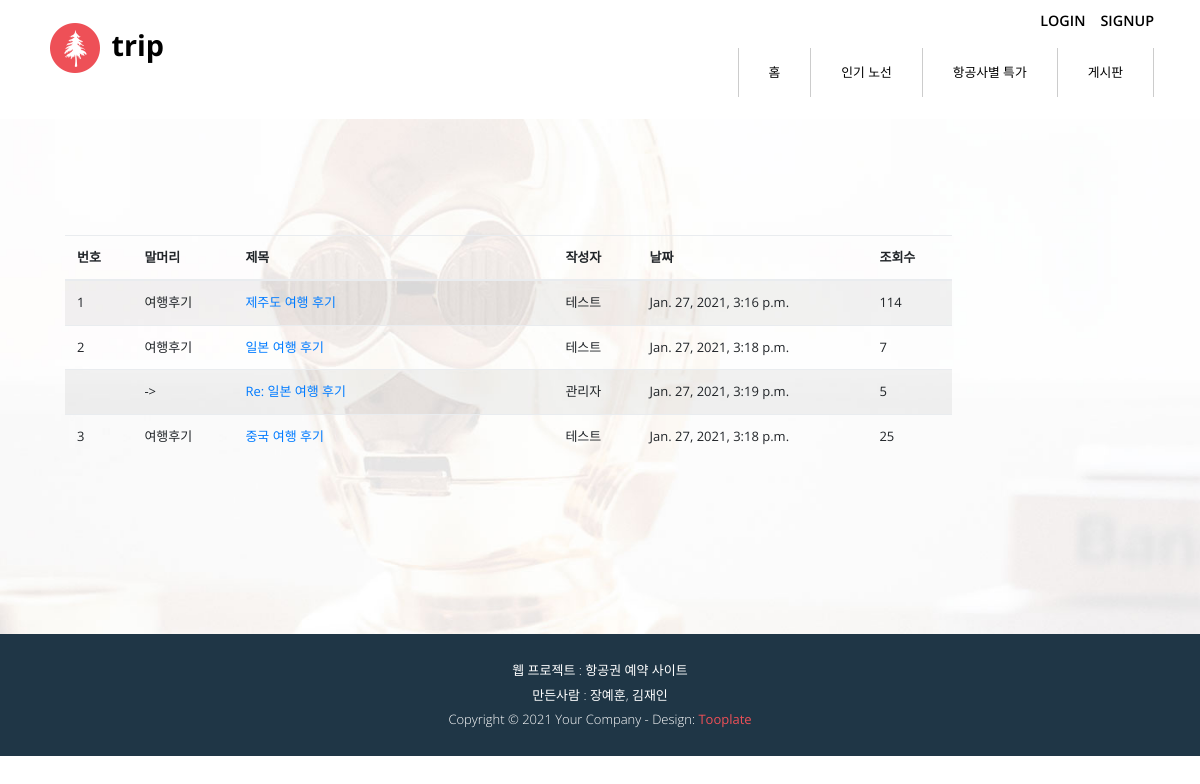
/board_app/board_list, run on an earlier commit of the app's database.
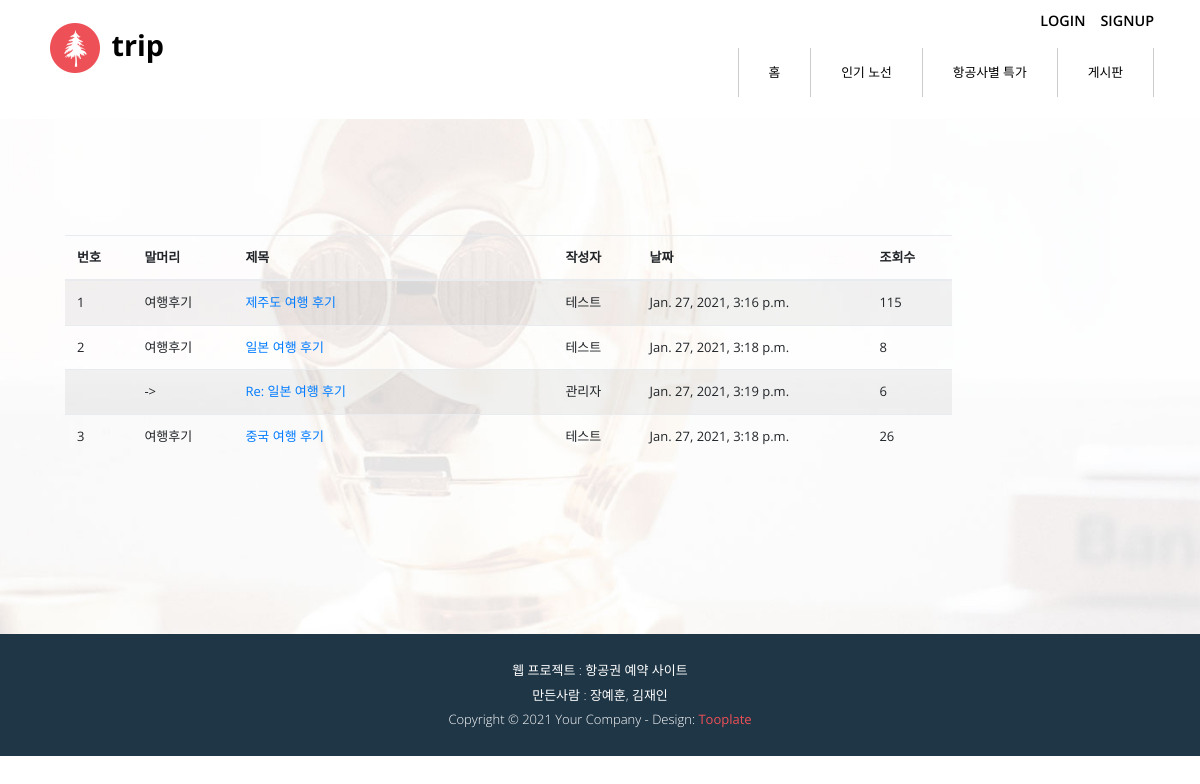
And on a later commit of the database.
### board_app/models.py (models this page shows)
class Board(models.Model):
    objects = models.Manager()
    board_name = models.CharField(max_length=30)
    title = models.CharField(max_length=30)
    board_writer = models.ForeignKey(User, on_delete=models.CASCADE, related_name="board_writer")
    read_count = models.IntegerField()
    write_date = models.DateTimeField()
    contents = models.TextField()
    group = models.IntegerField()
    depth = models.CharField(max_length=30)

### user_app/models.py (models this page shows)
class User(models.Model):
    objects = models.Manager()
    email = models.CharField(max_length=50)
    password = models.CharField(max_length=40)
    name_ko = models.CharField(max_length=20)
    name_eng = models.CharField(max_length=20)
    call = models.CharField(max_length=15)
    passport = models.CharField(max_length=20)
    country = models.CharField(max_length=30)
    birthday = models.IntegerField()
    sex = models.IntegerField()

### board_app/views.py (the view)
# urls.py: path('board_list', views.board_list, name='board_list'),
def board_list(request):
    content = BoardService().board_list(request)
    return render(request, 'board_list.html', content)

### board_app/services.py (called while the page is built)
    def board_list(self, request):
        board_list = Board.objects.all().order_by('group')
        content = {'board_list': board_list}
        return content

### board_app/templates/board_list.html (shortened to what this page needs)
{%extends "base.html"%}
{% load static %}
{% load humanize %}
{%block content%}
<div class="tm-section tm-section-pad tm-bg-img" id="tm-section-5">
    <div class="container ie-h-align-center-fix">
        <div class="row tm-flex-align-center">
            <div class="col-xs-12 col-md-12 col-lg-10 col-xl-10 mt-0 mt-sm-3">
                <form id="boardForm" name="boardForm" method="post">
                    <table class="table table-striped table-hover">
                        <thead>
                            <tr>
                                <th>번호</th>
                                <th>말머리</th>
                                <th width=320px>제목</th>
                                <th>작성자</th>
                                <th>날짜</th>
                                <th>조회수</th>
                            </tr>
                        </thead>
                        <tbody>
                            {% for board in board_list %}
                            <tr>
                                {% if board.depth == '0' %}
                                    <td>{{board.id}}</td>
                                    <td>{{board.board_name}}</td>
                                {% else %}
                                    <td></td>
                                    <td>-></td>
                                {% endif %}
                                <td><a href='javascript:formSubmit({{board.id}})'>{{board.title}}</a></td>
                                <td>{{board.board_writer.name_ko}}</td>
                                <td>{{board.write_date}}</td>
                                <td>{{board.read_count}}</td>
                            </tr>
                            {% endfor %}
                        </tbody>
                    </table>
                </form>
            </div>
        </div>
    </div>
</div>
{%endblock content%}

What changed in the data, as far as the page shows it:
changed Board "제주도 여행 후기": read_count "114" → "115"
changed Board "일본 여행 후기": read_count "7" → "8"
changed Board "Re: 일본 여행 후기": read_count "5" → "6"
changed Board "중국 여행 후기": read_count "25" → "26"
